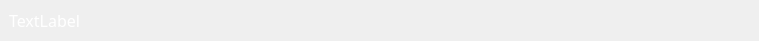
<?xml version="1.0" encoding="UTF-8"?>
<ui version="4.0">
 <class>NovelWindow</class>
 <widget class="QMainWindow" name="NovelWindow">
  <property name="geometry">
   <rect>
    <x>0</x>
    <y>0</y>
    <width>759</width>
    <height>39</height>
   </rect>
  </property>
  <property name="windowTitle">
   <string>NovelWindow</string>
  </property>
  <widget class="QWidget" name="centralWidget">
   <layout class="QGridLayout" name="gridLayout">
    <item row="0" column="0">
     <widget class="QLabel" name="label">
      <property name="sizePolicy">
       <sizepolicy hsizetype="Expanding" vsizetype="Preferred">
        <horstretch>0</horstretch>
        <verstretch>0</verstretch>
       </sizepolicy>
      </property>
      <property name="palette">
       <palette>
        <active>
         <colorrole role="WindowText">
          <brush brushstyle="SolidPattern">
           <color alpha="255">
            <red>255</red>
            <green>255</green>
            <blue>255</blue>
           </color>
          </brush>
         </colorrole>
         <colorrole role="Text">
          <brush brushstyle="SolidPattern">
           <color alpha="255">
            <red>255</red>
            <green>255</green>
            <blue>255</blue>
           </color>
          </brush>
         </colorrole>
         <colorrole role="ButtonText">
          <brush brushstyle="SolidPattern">
           <color alpha="255">
            <red>255</red>
            <green>255</green>
            <blue>255</blue>
           </color>
          </brush>
         </colorrole>
         <colorrole role="PlaceholderText">
          <brush brushstyle="SolidPattern">
           <color alpha="128">
            <red>255</red>
            <green>255</green>
            <blue>255</blue>
           </color>
          </brush>
         </colorrole>
        </active>
        <inactive>
         <colorrole role="WindowText">
          <brush brushstyle="SolidPattern">
           <color alpha="255">
            <red>255</red>
            <green>255</green>
            <blue>255</blue>
           </color>
          </brush>
         </colorrole>
         <colorrole role="Text">
          <brush brushstyle="SolidPattern">
           <color alpha="255">
            <red>255</red>
            <green>255</green>
            <blue>255</blue>
           </color>
          </brush>
         </colorrole>
         <colorrole role="ButtonText">
          <brush brushstyle="SolidPattern">
           <color alpha="255">
            <red>255</red>
            <green>255</green>
            <blue>255</blue>
           </color>
          </brush>
         </colorrole>
         <colorrole role="PlaceholderText">
          <brush brushstyle="SolidPattern">
           <color alpha="128">
            <red>255</red>
            <green>255</green>
            <blue>255</blue>
           </color>
          </brush>
         </colorrole>
        </inactive>
        <disabled>
         <colorrole role="WindowText">
          <brush brushstyle="SolidPattern">
           <color alpha="255">
            <red>120</red>
            <green>120</green>
            <blue>120</blue>
           </color>
          </brush>
         </colorrole>
         <colorrole role="Text">
          <brush brushstyle="SolidPattern">
           <color alpha="255">
            <red>120</red>
            <green>120</green>
            <blue>120</blue>
           </color>
          </brush>
         </colorrole>
         <colorrole role="ButtonText">
          <brush brushstyle="SolidPattern">
           <color alpha="255">
            <red>120</red>
            <green>120</green>
            <blue>120</blue>
           </color>
          </brush>
         </colorrole>
         <colorrole role="PlaceholderText">
          <brush brushstyle="SolidPattern">
           <color alpha="128">
            <red>0</red>
            <green>0</green>
            <blue>0</blue>
           </color>
          </brush>
         </colorrole>
        </disabled>
       </palette>
      </property>
      <property name="font">
       <font>
        <family>微软雅黑</family>
        <pointsize>12</pointsize>
       </font>
      </property>
      <property name="text">
       <string>TextLabel</string>
      </property>
      <property name="textFormat">
       <enum>Qt::AutoText</enum>
      </property>
     </widget>
    </item>
   </layout>
  </widget>
 </widget>
 <resources/>
 <connections/>
</ui>
